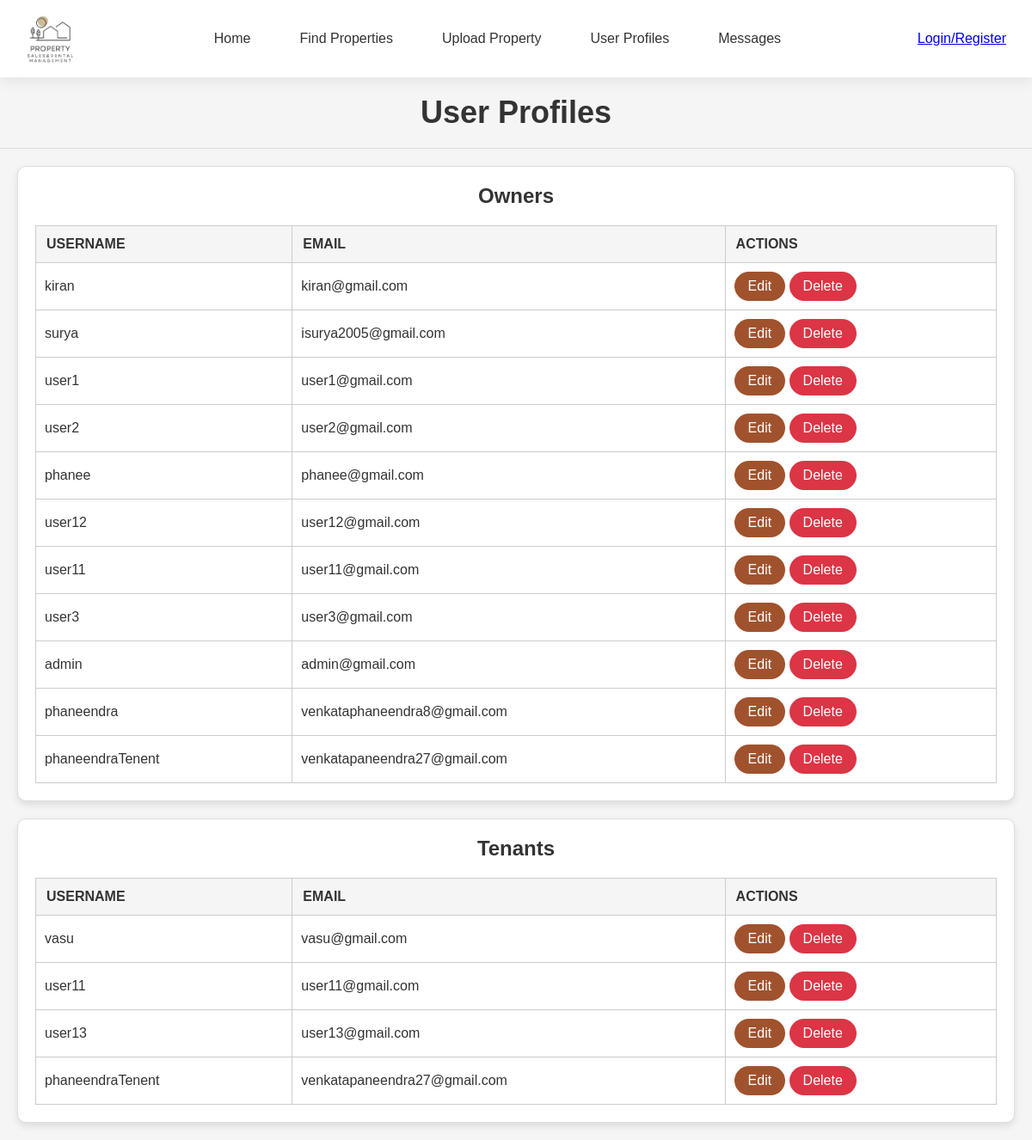
Before: /adminapp/dashboard/ with the older database file.
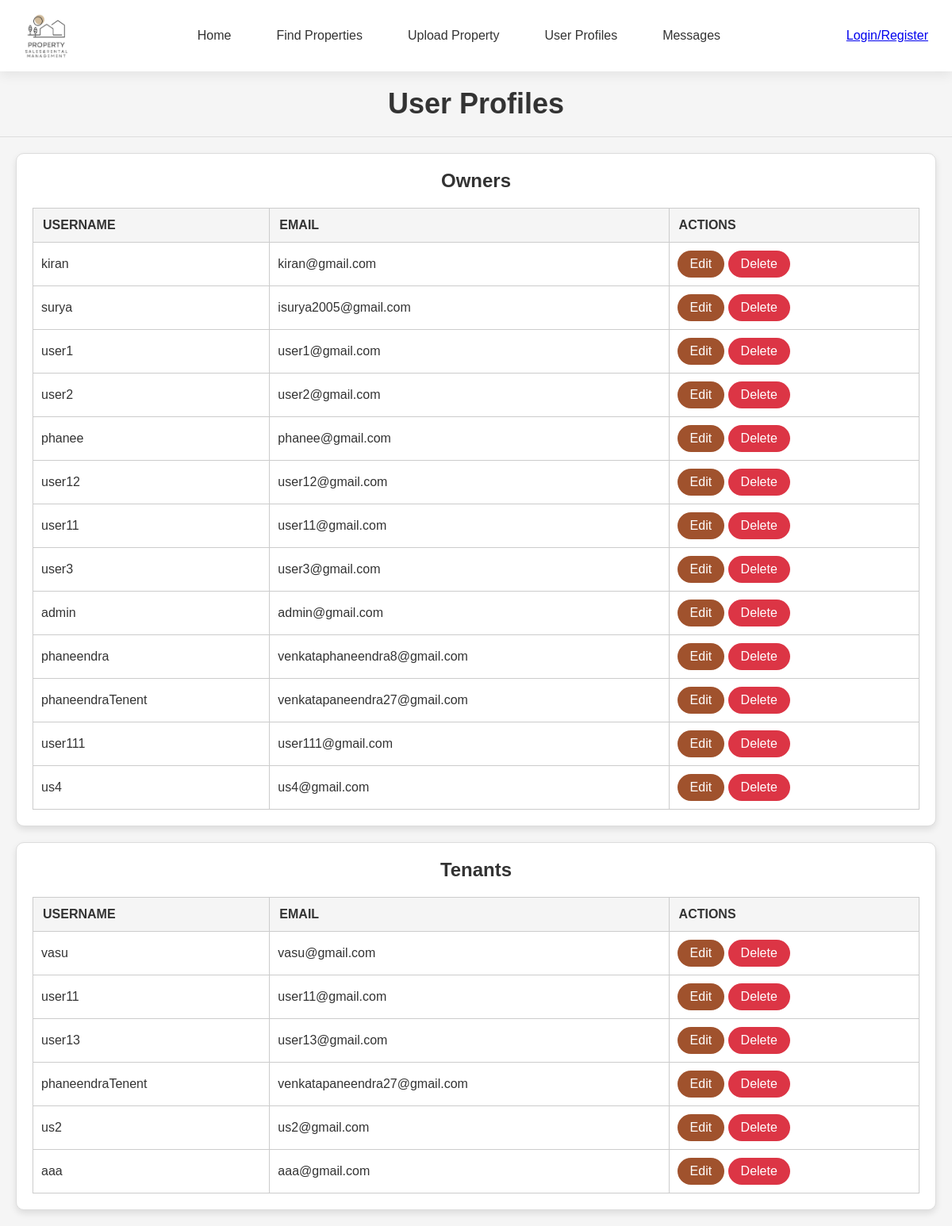
After: the same page with the newer database file.
### ownerapp/models.py (models this page shows, shortened)
class OwnerUser(models.Model):
    user = models.OneToOneField(User, on_delete=models.CASCADE)
    username = models.CharField(max_length=150)  # Will match the username in User
    email = models.EmailField()
    password = models.CharField(max_length=128)  # For storing the hashed password

### tenentapp/models.py (models this page shows, shortened)
class TenentUser(models.Model):
    user = models.OneToOneField(User, on_delete=models.CASCADE)
    username = models.CharField(max_length=150, unique=True)
    email = models.EmailField(unique=True)
    password = models.CharField(max_length=128)

### adminapp/views.py (the view)
# urls.py: path('dashboard/', views.dashboard, name='dashboard'),
def dashboard(request):
    owners = OwnerUser.objects.all()
    tenants = TenentUser.objects.all()
    context = {
        'owners': owners,
        'tenants': tenants
    }
    return render(request, 'adminapp/Dashboard.html', context)

### templates/adminApp/Dashboard.html (shortened to what this page needs)
{% load static %}
<html lang="en">
<head>
    <link rel="stylesheet" href="{% static 'css/adminApp/admin_Dashboard.css' %}">
    <link rel="stylesheet" href="{% static 'css/adminApp/homepage.css' %}">
</head>
<body>
{% block body %}
    {% include 'Navbar/adminNavBar.html' %}
    <section class="page-header">
        <h1>User Profiles</h1>
    </section>
    <section class="content">
        <div class="user-section">
            <center> <h2>Owners</h2></center>
            <table>
                <thead>
                    <tr>
                        <th>Username</th>
                        <th>Email</th>
                        <th>Actions</th>
                    </tr>
                </thead>
                <tbody>
                    {% for owner in owners %}
                    <tr>
                        <td>{{ owner.username }}</td>
                        <td>{{ owner.email }}</td>
                        <td>
                            <a class="button" href="{% url 'adminapp:edit_owner' owner.id %}">Edit</a>
                            <a class="button delete" href="#" onclick="confirmDelete(event, '{% url 'adminapp:delete_owner' owner.id %}')">Delete</a>
                        </td>
                    </tr>
                    {% endfor %}
                </tbody>
            </table>
        </div>
        <div class="user-section">
           <center><h2>Tenants</h2></center>
            <table>
                <thead>
                    <tr>
                        <th>Username</th>
                        <th>Email</th>
                        <th>Actions</th>
                    </tr>
                </thead>
                <tbody>
                    {% for tenant in tenants %}
                    <tr>
                        <td>{{ tenant.username }}</td>
                        <td>{{ tenant.email }}</td>
                        <td>
                            <a class="button" href="{% url 'adminapp:edit_tenant' tenant.id %}">Edit</a>
                            <a class="button delete" href="#" onclick="confirmDelete(event, '{% url 'adminapp:delete_tenant' tenant.id %}')">Delete</a>
                        </td>
                    </tr>
                    {% endfor %}
                </tbody>
            </table>
        </div>
    </section>
{% endblock %}
</body>
</html>

Changed rows visible on the page:
added OwnerUser: username "user111", email "user111@gmail.com"
added OwnerUser: username "us4", email "us4@gmail.com"
added TenentUser: username "us2", email "us2@gmail.com"
added TenentUser: username "aaa", email "aaa@gmail.com"
